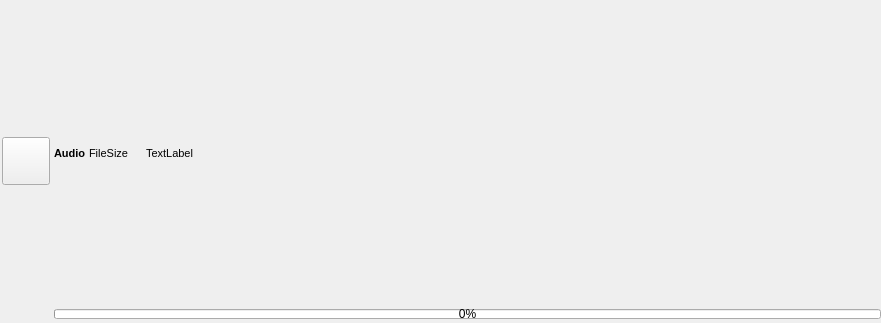
<?xml version="1.0" encoding="UTF-8"?>
<ui version="4.0">
 <class>FileItemWidget</class>
 <widget class="QWidget" name="FileItemWidget">
  <property name="geometry">
   <rect>
    <x>0</x>
    <y>0</y>
    <width>881</width>
    <height>323</height>
   </rect>
  </property>
  <property name="sizePolicy">
   <sizepolicy hsizetype="Expanding" vsizetype="Fixed">
    <horstretch>0</horstretch>
    <verstretch>52</verstretch>
   </sizepolicy>
  </property>
  <property name="minimumSize">
   <size>
    <width>0</width>
    <height>52</height>
   </size>
  </property>
  <property name="windowTitle">
   <string>Form</string>
  </property>
  <layout class="QGridLayout" name="gridLayout">
   <property name="leftMargin">
    <number>0</number>
   </property>
   <property name="topMargin">
    <number>0</number>
   </property>
   <property name="rightMargin">
    <number>0</number>
   </property>
   <property name="bottomMargin">
    <number>0</number>
   </property>
   <property name="spacing">
    <number>0</number>
   </property>
   <item row="0" column="0">
    <layout class="QHBoxLayout" name="horizontalLayout_3">
     <property name="spacing">
      <number>4</number>
     </property>
     <property name="leftMargin">
      <number>2</number>
     </property>
     <item>
      <widget class="QPushButton" name="FileIconButton">
       <property name="sizePolicy">
        <sizepolicy hsizetype="Fixed" vsizetype="Fixed">
         <horstretch>0</horstretch>
         <verstretch>0</verstretch>
        </sizepolicy>
       </property>
       <property name="minimumSize">
        <size>
         <width>48</width>
         <height>48</height>
        </size>
       </property>
       <property name="maximumSize">
        <size>
         <width>48</width>
         <height>48</height>
        </size>
       </property>
       <property name="text">
        <string/>
       </property>
       <property name="iconSize">
        <size>
         <width>48</width>
         <height>48</height>
        </size>
       </property>
      </widget>
     </item>
     <item>
      <layout class="QVBoxLayout" name="verticalLayout">
       <property name="spacing">
        <number>0</number>
       </property>
       <property name="topMargin">
        <number>0</number>
       </property>
       <property name="bottomMargin">
        <number>4</number>
       </property>
       <item>
        <layout class="QHBoxLayout" name="horizontalLayout_2">
         <property name="spacing">
          <number>0</number>
         </property>
         <property name="bottomMargin">
          <number>2</number>
         </property>
         <item>
          <widget class="QLabel" name="FileTypeLabel">
           <property name="font">
            <font>
             <pointsize>8</pointsize>
             <weight>75</weight>
             <bold>true</bold>
            </font>
           </property>
           <property name="text">
            <string>Audio </string>
           </property>
          </widget>
         </item>
         <item>
          <widget class="QLabel" name="FriendSizeLabel">
           <property name="font">
            <font>
             <pointsize>8</pointsize>
            </font>
           </property>
           <property name="text">
            <string>FileSize</string>
           </property>
          </widget>
         </item>
         <item>
          <spacer name="horizontalSpacer_3">
           <property name="orientation">
            <enum>Qt::Horizontal</enum>
           </property>
           <property name="sizeType">
            <enum>QSizePolicy::Fixed</enum>
           </property>
           <property name="sizeHint" stdset="0">
            <size>
             <width>10</width>
             <height>20</height>
            </size>
           </property>
          </spacer>
         </item>
         <item>
          <widget class="QLabel" name="FileStatus">
           <property name="text">
            <string/>
           </property>
          </widget>
         </item>
         <item>
          <widget class="QLabel" name="FileNameLabel">
           <property name="sizePolicy">
            <sizepolicy hsizetype="Expanding" vsizetype="Preferred">
             <horstretch>0</horstretch>
             <verstretch>0</verstretch>
            </sizepolicy>
           </property>
           <property name="font">
            <font>
             <pointsize>8</pointsize>
            </font>
           </property>
           <property name="text">
            <string>TextLabel</string>
           </property>
           <property name="wordWrap">
            <bool>true</bool>
           </property>
          </widget>
         </item>
        </layout>
       </item>
       <item>
        <widget class="QProgressBar" name="FileProgressBar">
         <property name="minimumSize">
          <size>
           <width>0</width>
           <height>10</height>
          </size>
         </property>
         <property name="maximumSize">
          <size>
           <width>16777215</width>
           <height>10</height>
          </size>
         </property>
         <property name="value">
          <number>0</number>
         </property>
        </widget>
       </item>
      </layout>
     </item>
    </layout>
   </item>
  </layout>
 </widget>
 <resources/>
 <connections/>
</ui>
